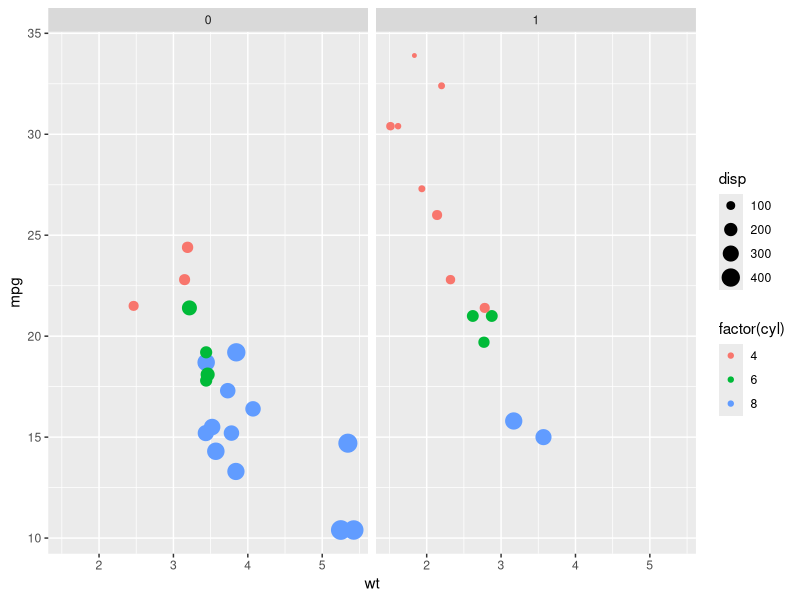

This figure's R source:
# Load required library
library(ggplot2)

# Use mtc dataset
mtc <- mtcars

# Create the plot
ggplot(mtc, aes(x = wt, y = mpg, color = factor(cyl), size = disp)) +
  geom_point() +
  facet_wrap(~factor(am))
